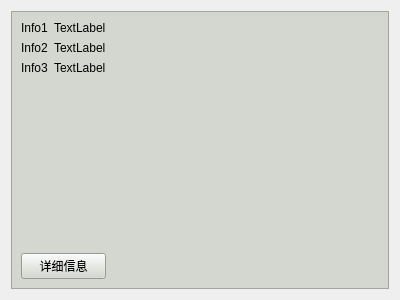
<?xml version="1.0" encoding="UTF-8"?>
<ui version="4.0">
 <class>UserInfoCard</class>
 <widget class="QWidget" name="UserInfoCard">
  <property name="geometry">
   <rect>
    <x>0</x>
    <y>0</y>
    <width>400</width>
    <height>300</height>
   </rect>
  </property>
  <property name="windowTitle">
   <string>Form</string>
  </property>
  <layout class="QVBoxLayout" name="verticalLayout">
   <item>
    <widget class="QFrame" name="frame">
     <property name="styleSheet">
      <string notr="true">background-color: rgb(211, 215, 207);</string>
     </property>
     <property name="frameShape">
      <enum>QFrame::StyledPanel</enum>
     </property>
     <property name="frameShadow">
      <enum>QFrame::Raised</enum>
     </property>
     <layout class="QHBoxLayout" name="horizontalLayout">
      <item>
       <layout class="QVBoxLayout" name="verticalLayout_2">
        <item>
         <layout class="QFormLayout" name="formLayout">
          <item row="0" column="0">
           <widget class="QLabel" name="ShowText_1">
            <property name="text">
             <string>Info1</string>
            </property>
           </widget>
          </item>
          <item row="0" column="1">
           <widget class="QLabel" name="label_4">
            <property name="text">
             <string>TextLabel</string>
            </property>
           </widget>
          </item>
          <item row="1" column="0">
           <widget class="QLabel" name="ShowText_2">
            <property name="text">
             <string>Info2</string>
            </property>
           </widget>
          </item>
          <item row="1" column="1">
           <widget class="QLabel" name="label_5">
            <property name="text">
             <string>TextLabel</string>
            </property>
           </widget>
          </item>
          <item row="2" column="0">
           <widget class="QLabel" name="ShowText_3">
            <property name="text">
             <string>Info3</string>
            </property>
           </widget>
          </item>
          <item row="2" column="1">
           <widget class="QLabel" name="label_6">
            <property name="text">
             <string>TextLabel</string>
            </property>
           </widget>
          </item>
         </layout>
        </item>
        <item>
         <spacer name="verticalSpacer">
          <property name="orientation">
           <enum>Qt::Vertical</enum>
          </property>
          <property name="sizeHint" stdset="0">
           <size>
            <width>20</width>
            <height>40</height>
           </size>
          </property>
         </spacer>
        </item>
        <item>
         <widget class="QPushButton" name="DetailBtn">
          <property name="text">
           <string>详细信息</string>
          </property>
         </widget>
        </item>
       </layout>
      </item>
      <item>
       <spacer name="horizontalSpacer">
        <property name="orientation">
         <enum>Qt::Horizontal</enum>
        </property>
        <property name="sizeHint" stdset="0">
         <size>
          <width>40</width>
          <height>20</height>
         </size>
        </property>
       </spacer>
      </item>
      <item>
       <widget class="QLabel" name="Photo">
        <property name="text">
         <string/>
        </property>
        <property name="pixmap">
         <pixmap resource="../res.qrc">:/img/picture/DefaultPhoto.jpg</pixmap>
        </property>
        <property name="scaledContents">
         <bool>true</bool>
        </property>
       </widget>
      </item>
     </layout>
    </widget>
   </item>
  </layout>
 </widget>
 <resources>
  <include location="../res.qrc"/>
 </resources>
 <connections/>
</ui>
